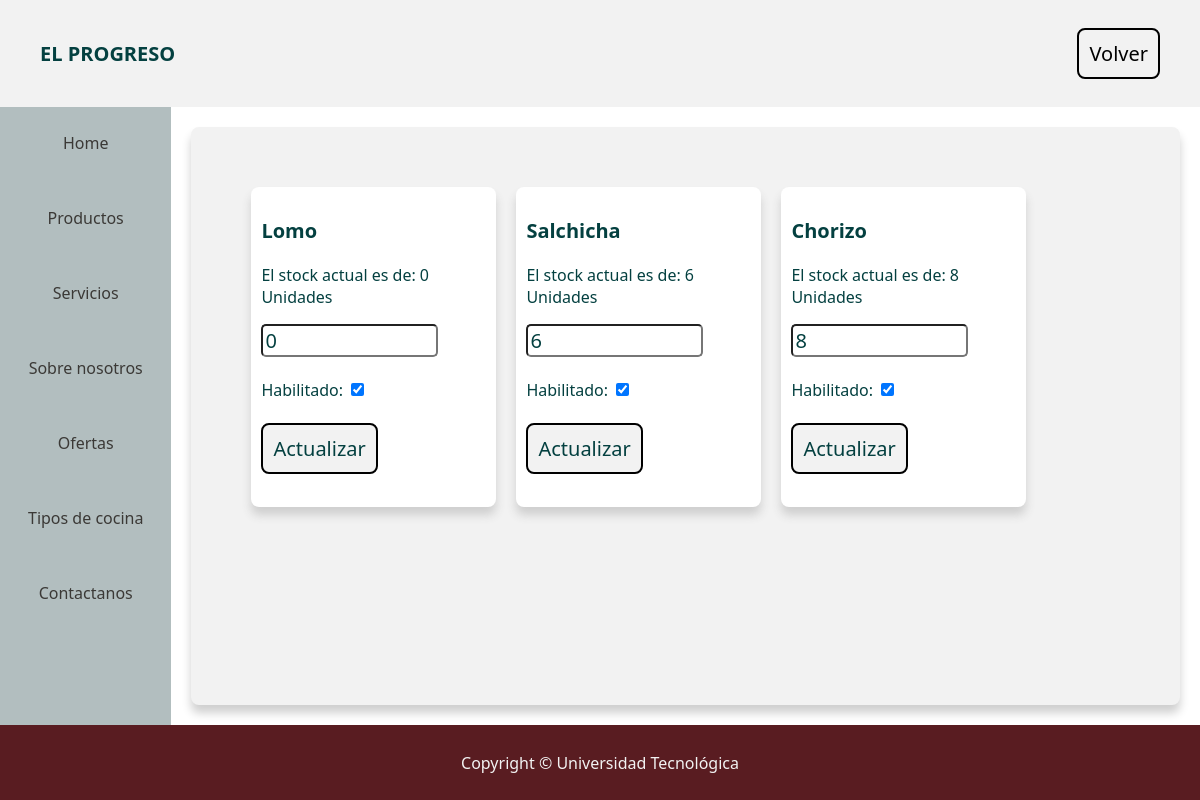
/pages/forms/add_stock.php (signed in), run on the app's committed database.
### tables this page shows
CREATE TABLE `productos` (
  `idProducto` int(11) NOT NULL,
  `nombre` varchar(200) NOT NULL,
  `precio` decimal(10,2) NOT NULL,
  `stock` int(11) NOT NULL,
  `isActive` bit(1) DEFAULT b'1',
  `idCategoria` int(11) NOT NULL,
  `idProveedor` int(11) NOT NULL,
  `idUnidad` int(11) NOT NULL
);

### pages/forms/add_stock.php (the view, shortened to what this page needs)
<!DOCTYPE html>
<html lang="es">
<head>
  <link rel="stylesheet" href="../../style.css">
</head>
<body>
  <header class="bright">
    <p>EL PROGRESO</p>
    <button onclick="location.href='../user/admin.php'">Volver</button>
  </header>
  <?php
    require('../user/manager.php');
  ?>
  <div class="page">
    <nav>
      <a href="../../home.html">Home</a>
      <a href="../static/products.html">Productos</a>
      <a href="../static/services.html">Servicios</a>
      <a href="../static/about.html">Sobre nosotros</a>
      <a href="../static/oferts.html">Ofertas</a>
      <a href="../static/tipos_de_cocina.html">Tipos de cocina</a>
      <a href="../static/contact.html">Contactanos</a>
    </nav>
    <section>
      <article class="bright">
        <div class="card-holder">
          <?php
            $connection = $connectDB();
            $query = "SELECT `idProducto`, `nombre`, `stock`, `isActive` FROM `productos`";
            $result = mysqli_query($connection, $query);
            while ($row_prod = mysqli_fetch_assoc($result)) {
              $producto[] = $row_prod;
            }
            foreach($producto as $row) {
              echo("<div class=\"card white\">");
              echo("<h1>".$row['nombre']."</h1>");
              echo("<p>El stock actual es de: ".$row['stock']." Unidades</p>");
              echo("<form action=\"../scripts/stockhandler.php\" method=\"POST\">");
              echo("<input type=\"number\" name=\"stock\" value=\"".$row['stock']."\">");
              echo("Habilitado: ");
              if ($row['isActive']) {
                echo("<input type=\"checkbox\" name=\"isActive\" checked>");
              } else {
                echo("<input type=\"checkbox\" name=\"isActive\">");
              }
              echo("<input type=\"submit\" value=\"Actualizar\">");
              echo ("</form>");
              echo("</div>");
            }
          ?>
        </div>
      </article>
    </section>
  </div>
  <footer class="dark">Copyright © Universidad Tecnológica</footer>
</body>
</html>

### style.css (style rules this page uses)
* { font-family: 'Segoe UI', Tahoma, Geneva, Verdana, sans-serif; }
body { margin: 0; min-height: 100vh; display: flex; flex-direction: column; }
header { font-size: 20px; font-weight: bold; padding: 20px 40px; display: flex; justify-content: space-between; align-items: center; flex-wrap: wrap; }
h1 { font-size: 25px; font-weight: bold; }
footer { height: 35px; padding: 20px; display: flex; justify-content: center; align-items: center; }
nav { background-color: #B2BEBF; height: auto; width: 200px; display: flex; flex-direction: column; align-items: center; justify-content: flex-start; }
nav a { text-align: center; text-decoration: none; color: #3B3936; height: 50px; width: 100%; padding: 25px 0px 0px; transition-duration: 0.3s; }
section { width: 100%; height: auto; display: flex; flex-wrap: wrap; }
article { margin: 20px; padding: 50px; height: auto; width: 100%; border-radius: 8px; box-shadow: 0px 8px 10px 0px #CFCFCF; }
input { border-radius: 5px; border: 2 px solid #044040; color: #044040; font-size: 20px; }
input[type=number] { width: 75%; }
input[type=submit] { background-color: #F2F2F2; transition-duration: 0.3s; font-size: 20px; border-radius: 8px; border: 2px solid black; padding: 10px; }
.page { flex-grow: 1; display: flex; }
.white { background-color: white; color: #044040; }
.bright { background-color: #F2F2F2; color: #044040; }
.bright button { background-color: #F2F2F2; transition-duration: 0.3s; font-size: 20px; border-radius: 8px; border: 2px solid black; padding: 10px; }
.dark { background-color: #591C21; color: #F2F2F2; }
.card-holder { display: flex; flex-wrap: wrap; }
.card { color: #044040; width: 225px; margin: 10px; height: 300px; padding: 10px; border-radius: 8px; box-shadow: 0px 8px 10px 0px #CFCFCF; }
.card h1 { font-size: 20px; }

### data on the page
productos: nombre "Lomo", stock "0"
productos: nombre "Salchicha", stock "6"
productos: nombre "Chorizo", stock "8"
